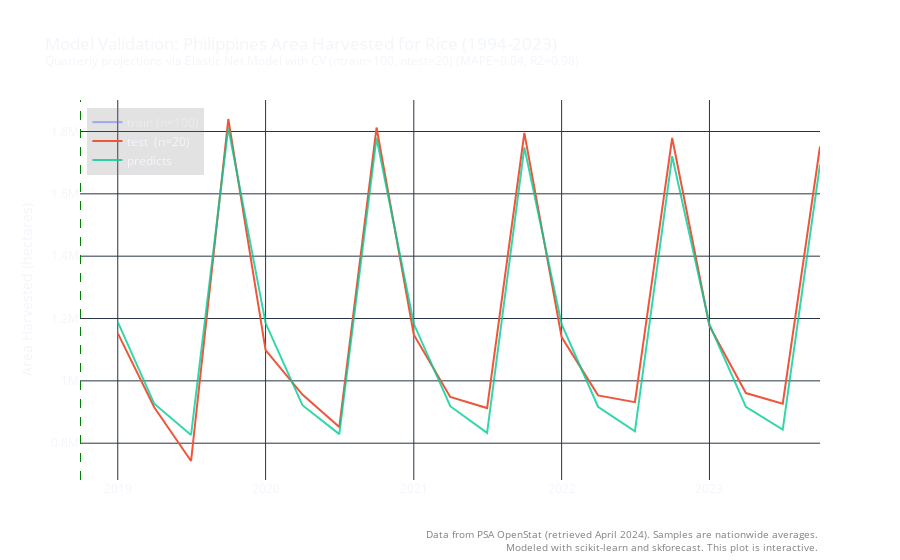

The code cell stored with this chart in its notebook:
### Markdown cell above
## Area Harvested Model

### Code cell
import numpy as np
from sklearn.linear_model import BayesianRidge, ElasticNetCV, LarsCV, LassoCV, LassoLarsCV, OrthogonalMatchingPursuitCV, RidgeCV
from sklearn.ensemble import GradientBoostingRegressor, BaggingRegressor, HistGradientBoostingRegressor, ExtraTreesRegressor

# res = df.iloc[:, np.r_[2, 5:10]] # np.r to combine slices

# Set parameters
# Column numbers: 2: Farmgate Price, 3: Wholesale Price, 4: Retail Price, 5: CPI All Income, 6: NCR RPI
y = 'Area Harvested'
X = np.r_[4]

# Split data into train-test
steps = 20
train = df[:-steps]
test  = df[-steps:]

train_y = train[y]
train_X = train.iloc[:, X]
test_y = test[y]
test_X = test.iloc[:, X]

print(
    f"Training periods : {train.index.min()} --- "
    f"{train.index.max()}  (n={len(train)})"
)
print(
    f"Testing periods  : {test.index.min()} --- "
    f"{test.index.max()}  (n={len(test)})"
)

# Find best hyperparameter values for forecaster
# regressors = [BayesianRidge(), ElasticNetCV(), RidgeCV(), LarsCV(), LassoCV(), LassoLarsCV(),
#               OrthogonalMatchingPursuitCV(), GradientBoostingRegressor(), BaggingRegressor(),
#               HistGradientBoostingRegressor(), ExtraTreesRegressor()]

forecaster = ForecasterAutoreg(
                regressor = ElasticNetCV(),
                lags      = 7
            )

# Candidate values for lags
lags_grid = list(range(6,30,1))

# Candidate values for regressor's hyperparameters
param_grid = {
    # 'cv': [5],
    # 'learning_rate': [0.0001, 0.001, 0.01, 0.1],
    # 'alpha': [0.5, 0.7, 0.9],
    # 'n_estimators': list(range(100, 500, 50)),
    # 'max_depth': list(range(3,10,1))
}

if False: 
    results_grid = grid_search_forecaster(
                    forecaster         = forecaster,
                    y                  = train_y,
                    param_grid         = param_grid,
                    lags_grid          = lags_grid,
                    steps              = steps,
                    refit              = False,
                    metric             = 'mean_absolute_percentage_error',
                    initial_train_size = int(len(train)*0.5),
                    fixed_train_size   = False,
                    return_best        = True,
                    n_jobs             = 'auto',
                    verbose            = False
                )

# Use those best values for forecaster (automatically plugged in by grid_search_forecaster)
forecaster.fit(y=train_y)
forecaster

# Predictions
# NOTE: So if you want to have a more accurate projection, you may optionally measure these first,
# and much better if they are already available
predicts = forecaster.predict(steps=steps)
# predicts = forecaster.predict(steps=steps+27) #+28 to reach 2030
# predicts.index = pd.date_range(start=str(data_test.index.min()), end='2030Q4', freq='Q')
# display(predicts)

# Test MSE, RSME, R2
mse = metrics.mean_squared_error(y_true=test_y, y_pred=predicts)
rmse = metrics.root_mean_squared_error(y_true=test_y, y_pred=predicts)
mape = metrics.mean_absolute_percentage_error(y_true=test_y, y_pred=predicts)
r2 = metrics.r2_score(y_true=test_y, y_pred=predicts)

print("MSE:\t%0.2f" % mse)
print("RMSE:\t%0.2f" % rmse)
print("MAPE:\t%0.2f" % mape)
print("R2:\t%0.2f" % r2)

# Plot predicts versus test data
plot_results(train, test, predicts, var="Area Harvested", title=f"Model Validation: Philippines Area Harvested for Rice (1994-2023)\
    <br><sup>Quarterly projections via Elastic Net Model with CV (ntrain={len(train)}, ntest={len(test)}) (MAPE={round(mape,2)}, R2={round(r2,2)})</sup>",
    xtitle="Period", ytitle="Area Harvested (hectares)", split="2018-10-01 00:00:00")

### Figure 1 — Plotly figure (JSON) as saved in the notebook; plotly's stock layout.template omitted (floating-point values rounded to 4 significant figures)
{"data": [{"name": "train\t(n=100)", "type": "scatter", "visible": "legendonly", "x": ["1994-01-01T00:00:00", "1994-04-01T00:00:00", "1994-07-01T00:00:00", "1994-10-01T00:00:00", "1995-01-01T00:00:00", "1995-04-01T00:00:00", "1995-07-01T00:00:00", "1995-10-01T00:00:00", "1996-01-01T00:00:00", "1996-04-01T00:00:00", "1996-07-01T00:00:00", "1996-10-01T00:00:00", "1997-01-01T00:00:00", "1997-04-01T00:00:00", "1997-07-01T00:00:00", "1997-10-01T00:00:00", "1998-01-01T00:00:00", "1998-04-01T00:00:00", "1998-07-01T00:00:00", "1998-10-01T00:00:00", "1999-01-01T00:00:00", "1999-04-01T00:00:00", "1999-07-01T00:00:00", "1999-10-01T00:00:00", "2000-01-01T00:00:00", "2000-04-01T00:00:00", "2000-07-01T00:00:00", "2000-10-01T00:00:00", "2001-01-01T00:00:00", "2001-04-01T00:00:00", "2001-07-01T00:00:00", "2001-10-01T00:00:00", "2002-01-01T00:00:00", "2002-04-01T00:00:00", "2002-07-01T00:00:00", "2002-10-01T00:00:00", "2003-01-01T00:00:00", "2003-04-01T00:00:00", "2003-07-01T00:00:00", "2003-10-01T00:00:00", "2004-01-01T00:00:00", "2004-04-01T00:00:00", "2004-07-01T00:00:00", "2004-10-01T00:00:00", "2005-01-01T00:00:00", "2005-04-01T00:00:00", "2005-07-01T00:00:00", "2005-10-01T00:00:00", "2006-01-01T00:00:00", "2006-04-01T00:00:00", "2006-07-01T00:00:00", "2006-10-01T00:00:00", "2007-01-01T00:00:00", "2007-04-01T00:00:00", "2007-07-01T00:00:00", "2007-10-01T00:00:00", "2008-01-01T00:00:00", "2008-04-01T00:00:00", "2008-07-01T00:00:00", "2008-10-01T00:00:00", "2009-01-01T00:00:00", "2009-04-01T00:00:00", "2009-07-01T00:00:00", "2009-10-01T00:00:00", "2010-01-01T00:00:00", "2010-04-01T00:00:00", "2010-07-01T00:00:00", "2010-10-01T00:00:00", "2011-01-01T00:00:00", "2011-04-01T00:00:00", "2011-07-01T00:00:00", "2011-10-01T00:00:00", "2012-01-01T00:00:00", "2012-04-01T00:00:00", "2012-07-01T00:00:00", "2012-10-01T00:00:00", "2013-01-01T00:00:00", "2013-04-01T00:00:00", "2013-07-01T00:00:00", "2013-10-01T00:00:00", "2014-01-01T00:00:00", "2014-04-01T00:00:00", "2014-07-01T00:00:00", "2014-10-01T00:00:00", "2015-01-01T00:00:00", "2015-04-01T00:00:00", "2015-07-01T00:00:00", "2015-10-01T00:00:00", "2016-01-01T00:00:00", "2016-04-01T00:00:00", "2016-07-01T00:00:00", "2016-10-01T00:00:00", "2017-01-01T00:00:00", "2017-04-01T00:00:00", "2017-07-01T00:00:00", "2017-10-01T00:00:00", "2018-01-01T00:00:00", "2018-04-01T00:00:00", "2018-07-01T00:00:00", "2018-10-01T00:00:00"], "y": [851510, 631820, 674000, 1494200, 856561, 644847, 636695, 1620588, 913607, 752876, 768295, 1516358, 919289, 704952, 625002, 1593027, 834414, 448783, 446723, 1440122, 1016030, 726996, 808719, 1448094, 971294, 766329, 797624, 1502838, 932225, 796871, 779519, 1556826, 984299, 768901, 651144, 1641974, 959219, 680118, 741529, 1625555, 1017949, 708889, 829414, 1570393, 984629, 692509, 790534, 1602749, 1023645, 746072, 842624, 1547589, 1042340, 761640, 823440, 1645469, 1040003, 837476, 954123, 1628375, 1098893, 847047, 975880, 1610490, 1023685, 795058, 705906, 1829512, 1097840, 895482, 871344, 1671976, 1080406, 955500.0, 947000.0, 1707000.0, 1113076, 930700.0, 869700.0, 1832670, 1158760, 939000.0, 773800.0, 1868000.0, 1149026, 913500.0, 652700.0, 1941000.0, 1081096, 848000.0, 745100.0, 1882000.0, 1148348, 947200.0, 852600.0, 1863637, 1194860, 932800.0, 824900.0, 1848000.0]}, {"name": "test\t\t(n=20)", "type": "scatter", "visible": true, "x": ["2019-01-01T00:00:00", "2019-04-01T00:00:00", "2019-07-01T00:00:00", "2019-10-01T00:00:00", "2020-01-01T00:00:00", "2020-04-01T00:00:00", "2020-07-01T00:00:00", "2020-10-01T00:00:00", "2021-01-01T00:00:00", "2021-04-01T00:00:00", "2021-07-01T00:00:00", "2021-10-01T00:00:00", "2022-01-01T00:00:00", "2022-04-01T00:00:00", "2022-07-01T00:00:00", "2022-10-01T00:00:00", "2023-01-01T00:00:00", "2023-04-01T00:00:00", "2023-07-01T00:00:00", "2023-10-01T00:00:00"], "y": [1153000.0, 915300.0, 742900.0, 1840000.0, 1098000.0, 955800.0, 851900.0, 1813000.0, 1148000.0, 948400.0, 912700.0, 1796000.0, 1140000.0, 953400.0, 931800.0, 1779000.0, 1176000.0, 960900.0, 926900.0, 1752000.0]}, {"line": {"color": "rgba(0,204,150,0.8)"}, "name": "predicts", "type": "scatter", "visible": true, "x": ["2019-01-01T00:00:00", "2019-04-01T00:00:00", "2019-07-01T00:00:00", "2019-10-01T00:00:00", "2020-01-01T00:00:00", "2020-04-01T00:00:00", "2020-07-01T00:00:00", "2020-10-01T00:00:00", "2021-01-01T00:00:00", "2021-04-01T00:00:00", "2021-07-01T00:00:00", "2021-10-01T00:00:00", "2022-01-01T00:00:00", "2022-04-01T00:00:00", "2022-07-01T00:00:00", "2022-10-01T00:00:00", "2023-01-01T00:00:00", "2023-04-01T00:00:00", "2023-07-01T00:00:00", "2023-10-01T00:00:00"], "y": [1189000.0, 926800.0, 826300.0, 1812000.0, 1185000.0, 921900.0, 829200.0, 1779000.0, 1183000.0, 918700.0, 833200.0, 1749000.0, 1182000.0, 917000.0, 838100.0, 1721000.0, 1181000.0, 916500.0, 843600.0, 1694000.0]}], "layout": {"annotations": [{"align": "right", "font": {"color": "gray", "size": 10}, "showarrow": false, "text": "Data from PSA OpenStat (retrieved April 2024). Samples are nationwide averages.<br>Modeled with scikit-learn and skforecast. This plot is interactive.", "x": 1, "xanchor": "right", "xref": "paper", "y": -0.2, "yanchor": "bottom", "yref": "paper"}], "legend": {"bgcolor": "rgba(111, 111, 111, 0.2)", "x": 0.01, "xanchor": "left", "y": 0.98, "yanchor": "top"}, "paper_bgcolor": "rgba(0,0,0,0)", "plot_bgcolor": "rgba(0,0,0,0)", "shapes": [{"line": {"color": "green", "dash": "dash", "width": 1}, "type": "line", "x0": "2018-10-01 00:00:00", "x1": "2018-10-01 00:00:00", "xref": "x", "y0": 0, "y1": 1, "yref": "y domain"}], "title": {"text": "Model Validation: Philippines Area Harvested for Rice (1994-2023)    <br><sup>Quarterly projections via Elastic Net Model with CV (ntrain=100, ntest=20) (MAPE=0.04, R2=0.98)</sup>"}, "xaxis": {"anchor": "y", "domain": [0, 1], "showgrid": true, "showticklabels": true, "title": {"text": ""}}, "yaxis": {"anchor": "x", "domain": [0, 1], "showgrid": true, "title": {"text": "Area Harvested (hectares)"}}}}
